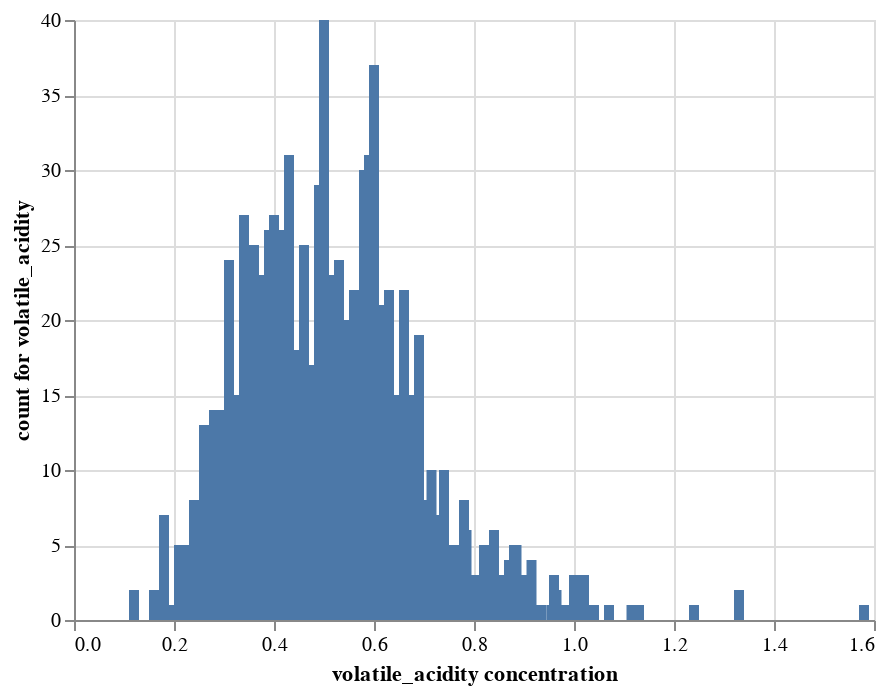

The cell this chart's notebook holds for it:
### Markdown cell above
**Train Data Visualizatio**

### Code cell
predictor_vars = ['fixed_acidity','volatile_acidity','citric_acid',
               'residual_sugar','chlorides','free_sulfur_dioxide',
               'total_sulfur_dioxide','density','pH','sulphates','alcohol']
# for var in predictor_vars:
#     sns.histplot(data=wine_train, x=var, kde=True)
#     plt.title(var)
#     plt.show()
# train_hist_df = pd.DataFrame(wine_train.groupby("quality"))
# train_hist_df
    
# for var in predictor_vars:
#     (
#     alt.Chart(wine_train)
#     .mark_bar()
#     .encode(x= var,
#             y=wine_train.count(var)
#            )
#     )
#     plt.show()
fixed_acidity_plot = (
    alt.Chart(wine_train)
    .mark_bar()
    .encode( x= alt.X("fixed_acidity", title = "fixed acidity concentration"),
            y=alt.Y("count()", title = "count for fixed acidity")
           )
)
                     
fixed_acidity_plot

volatile_acidity_plot = (
    alt.Chart(wine_train)
    .mark_bar()
    .encode( x= alt.X("volatile_acidity", title = "volatile_acidity concentration"),
            y=alt.Y("count()", title = "count for volatile_acidity")
           )
)
fixed_acidity_plot                   
volatile_acidity_plot

### Figure 1 — Vega-Lite specification as saved in the notebook (floating-point values rounded to 4 significant figures; data arrays with more than 128 entries replaced by an {"elided": "..."} marker saying what was removed)
{"config": {"view": {"continuousWidth": 400, "continuousHeight": 300}}, "data": {"name": "data-9f9bda69dd6d98916d34c2ccf67edc12"}, "mark": "bar", "encoding": {"x": {"field": "volatile_acidity", "title": "volatile_acidity concentration", "type": "quantitative"}, "y": {"aggregate": "count", "title": "count for volatile_acidity", "type": "quantitative"}}, "$schema": "https://vega.github.io/schema/vega-lite/v4.17.0.json", "datasets": {"data-9f9bda69dd6d98916d34c2ccf67edc12": {"elided": "1199 records"}}}
